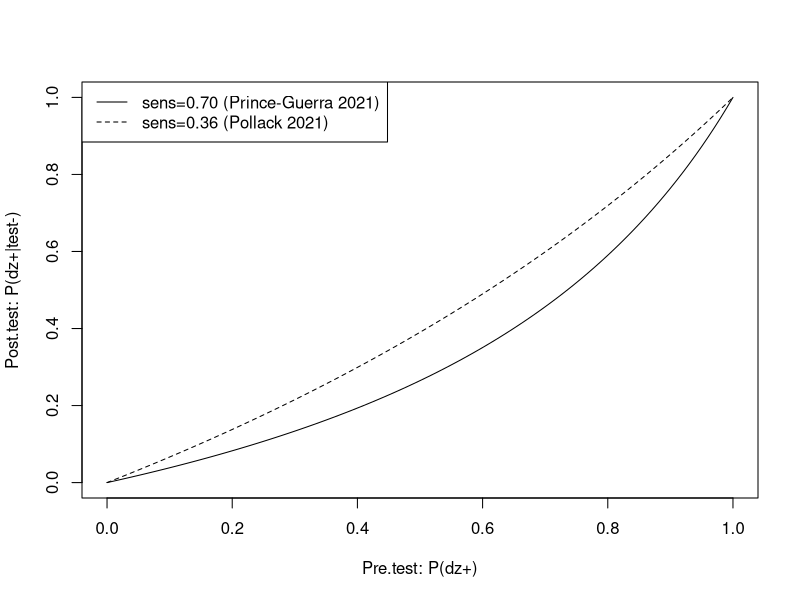

Write the R code that produced this figure.
# To compute

like.rat=function(sens,spec,pretest){(1-sens)/((1-sens)*pretest+(spec)*(1-pretest))}
pretest=0.2

post.test.prob = function(sens,spec,pretest){
  like.rat(sens=sens,spec=spec,pretest=pretest)*pretest
}


pre.tests = seq(0,1,0.01)
get.post.tests = function(sens,spec,pretests){
post.tests = c()
for(i in 1:length(pre.tests)){
  post.tests[i]=post.test.prob(sens=sens,spec=spec,pretest=pre.tests[i])
}
post.tests
}


post.tests.6=get.post.tests(sens=0.64,spec=1,pretests)
plot(pre.tests,post.tests.6,type='l',xlab="Pre.test: P(dz+)",ylab="Post.test: P(dz+|test-)",lty=1)
post.tests.36=get.post.tests(sens=0.36,spec=1,pretests)
lines(pre.tests,post.tests.36,lty=2)
#abline(v=0.2)
legend("topleft",c("sens=0.70 (Prince-Guerra 2021)","sens=0.36 (Pollack 2021)"),lty=c(1,2))
#post.test.knox
#abline(h=post.test.knox) 

# With serial testing, you update your value on the x axis to reflect your previous post test probability
